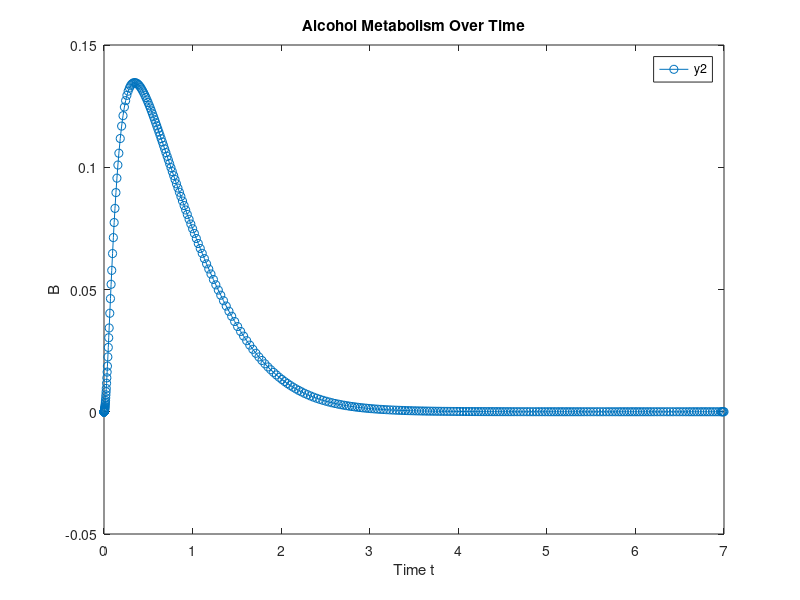

MATLAB code to generate this figure:
%% Alcohol Metabolism

%%
function main




% outputs time and y, requires function, time interval and initial
% condition

[t,y]=ode45(@metabolism, [0 7], [0;0]);

plot(t,y(:,2), '-o');
title('Alcohol Metabolism Over Time');
xlabel('Time t');
ylabel('B');
legend('y2');
hold on;


end

function dydt=metabolism(t,y)
%This is where we code in 21, 22
%y is concentrations

keMax=10.2;
a=0.00167;
D=11.2;
%11.2, 22.4, 33.6, 45
F=0.785;
%0.785,0.96,1,1
V=48;
Vm=0.202;
ka=25.1;
Km=0.0818;

ke=keMax/(1+a*D^2);

I=y(1); % The solver sends y=[y1,y2], redefine as P,Q
B=y(2); % Since these are what we actually have in the model

dIdt=ke*(F*D/V)*exp(-ke*t)-ka*I;
dBdt=ka*I-Vm*B/(Km+B);

dydt=[dIdt; dBdt];

end